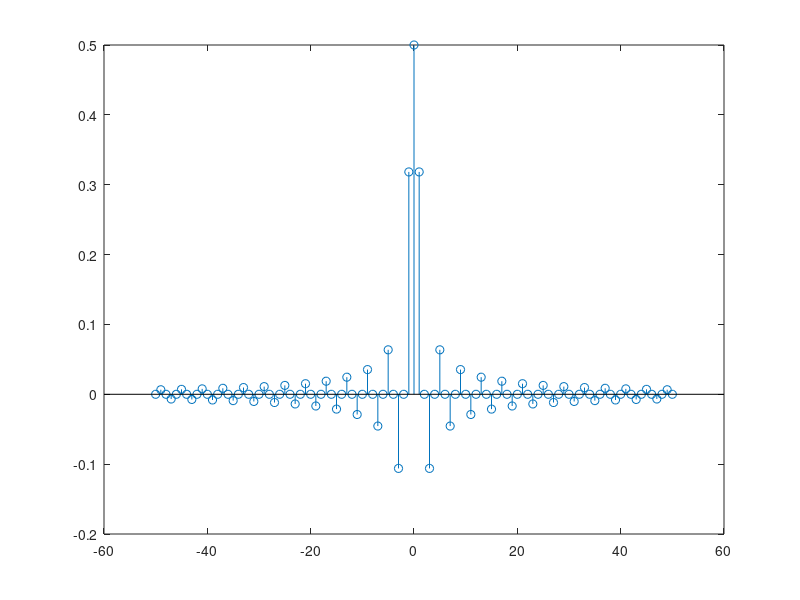

This chart was generated by the following MATLAB code:
clear all;
t1=20;
t=4*t1;
w=(2*pi)/t;
j=1;
l=50;
for i=-l:l
    y(j)= (sin(i*w*t1))/(i*pi);
    if i==0
        y(j)=(2*t1)/t;
    end
    x(j) = i;
    j=j+1;
end
stem(x,y);